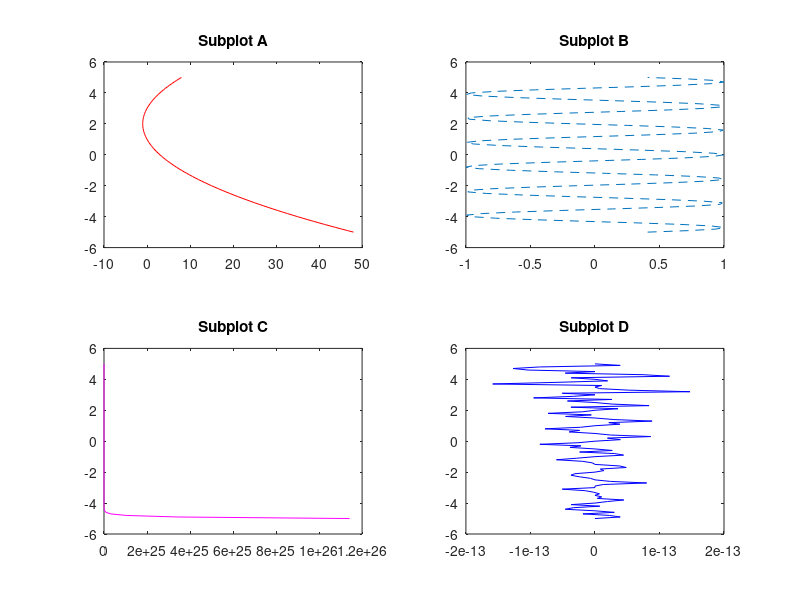

Recreate this plot in MATLAB.
clc
clear
t = [-5:.1:5];

y1 = t.^2 - 4.*t+3;
subplot(2,2,1)
plot (y1,t,'r')
title ('Subplot A')

y2 = cos(4.*t);
subplot(2,2,2)
plot (y2,t,'--')
title ('Subplot B')

y3 = exp(-12.*t);
subplot(2,2,3)
plot (y3,t,'m')
title ('Subplot C')

y4 = sin(2.*pi.*t).*sin(2.*pi.*(20.*t));
subplot(2,2,4)
plot (y4,t,'b')
title ('Subplot D')